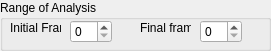
   <widget class="QGroupBox" name="AnalysisgroupBox">
    <property name="geometry">
     <rect>
      <x>280</x>
      <y>540</y>
      <width>271</width>
      <height>51</height>
     </rect>
    </property>
    <property name="title">
     <string>Range of Analysis</string>
    </property>
    <widget class="QSpinBox" name="InitspinBox">
     <property name="geometry">
      <rect>
       <x>70</x>
       <y>20</y>
       <width>42</width>
       <height>23</height>
      </rect>
     </property>
     <property name="maximum">
      <number>10000</number>
     </property>
    </widget>
    <widget class="QSpinBox" name="FinalspinBox">
     <property name="geometry">
      <rect>
       <x>200</x>
       <y>20</y>
       <width>42</width>
       <height>23</height>
      </rect>
     </property>
     <property name="maximum">
      <number>10000</number>
     </property>
    </widget>
    <widget class="QLabel" name="Initlabel">
     <property name="geometry">
      <rect>
       <x>10</x>
       <y>20</y>
       <width>51</width>
       <height>16</height>
      </rect>
     </property>
     <property name="text">
      <string>Initial Frame</string>
     </property>
    </widget>
    <widget class="QLabel" name="Finallabel">
     <property name="geometry">
      <rect>
       <x>140</x>
       <y>20</y>
       <width>51</width>
       <height>16</height>
      </rect>
     </property>
     <property name="text">
      <string>Final frame</string>
     </property>
    </widget>
   </widget>
